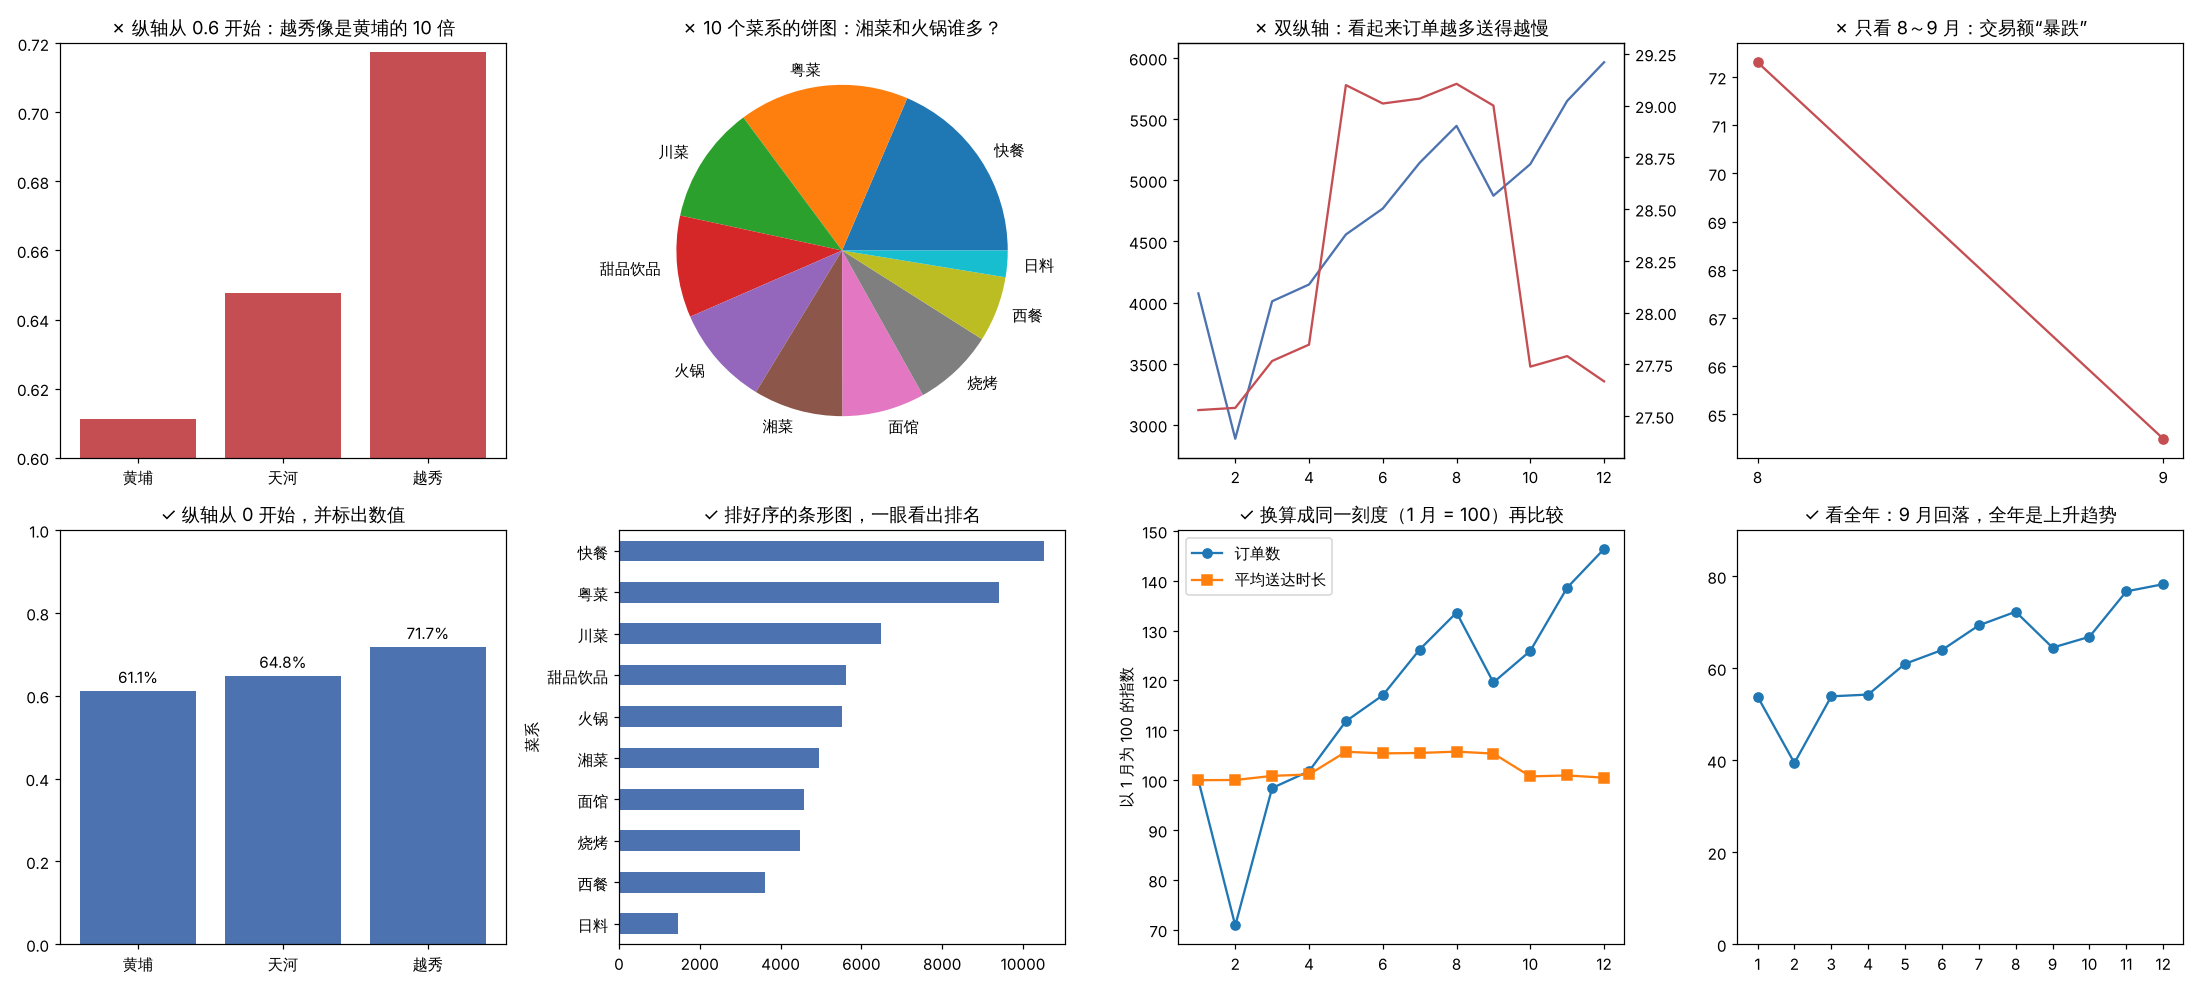

Reproduce this figure in Python.
"""实验 8-1 第 2 部分：4 张误导性图表和改正后的图（上排是误导的，下排是改正的）"""
from pathlib import Path
import pandas as pd
import matplotlib.pyplot as plt

plt.rcParams["font.sans-serif"] = ["SimHei", "Microsoft YaHei", "PingFang SC",
                                   "WenQuanYi Zen Hei", "Noto Sans CJK SC"]
plt.rcParams["axes.unicode_minus"] = False

DATA = Path(__file__).resolve().parents[1] / "data"
orders = pd.read_csv(DATA / "orders.csv", parse_dates=["下单时间"])
shops = pd.read_csv(DATA / "shops.csv")
reviews = pd.read_csv(DATA / "reviews.csv")
df = orders.merge(shops, on="shop_id")
df["月份"] = df["下单时间"].dt.month
rv = reviews.merge(shops, on="shop_id")
rv["好评"] = rv["评分"] >= 4

fig, ax = plt.subplots(2, 4, figsize=(20, 9))

# 问题 1：截断纵轴。三个城区好评率只差几个百分点，纵轴从 0.6 开始就显得差很多
rate = rv.groupby("城区")["好评"].mean().loc[["黄埔", "天河", "越秀"]]
ax[0, 0].bar(rate.index, rate.values, color="#C44E52")
ax[0, 0].set_ylim(0.6, 0.72)
ax[0, 0].set_title("✗ 纵轴从 0.6 开始：越秀像是黄埔的 10 倍")
ax[1, 0].bar(rate.index, rate.values, color="#4C72B0")
ax[1, 0].set_ylim(0, 1)
for i, v in enumerate(rate.values):                 # 柱子上标出数值
    ax[1, 0].text(i, v + 0.02, f"{v:.1%}", ha="center")
ax[1, 0].set_title("✓ 纵轴从 0 开始，并标出数值")

# 问题 2：饼图切成 10 块，相近的扇形根本比不出大小
cnt = df["菜系"].value_counts()
ax[0, 1].pie(cnt.values, labels=cnt.index)
ax[0, 1].set_title("✗ 10 个菜系的饼图：湘菜和火锅谁多？")
cnt.sort_values().plot(kind="barh", ax=ax[1, 1], color="#4C72B0")
ax[1, 1].set_title("✓ 排好序的条形图，一眼看出排名")

# 问题 3：双纵轴。左右两个刻度随意设定，两条线就能“想交叉就交叉”
m = df.groupby("月份").agg(订单数=("order_id", "count"), 平均送达=("送达时长", "mean"))
ax[0, 2].plot(m.index, m["订单数"], color="#4C72B0", label="订单数")
right = ax[0, 2].twinx()                             # 共用横轴，再建一个右纵轴
right.plot(m.index, m["平均送达"], color="#C44E52", label="平均送达时长")
right.set_ylim(27.3, 29.3)                           # 故意把右轴范围设得很窄
ax[0, 2].set_title("✗ 双纵轴：看起来订单越多送得越慢")
ax[1, 2].plot(m.index, m["订单数"] / m["订单数"].iloc[0] * 100, marker="o", label="订单数")
ax[1, 2].plot(m.index, m["平均送达"] / m["平均送达"].iloc[0] * 100, marker="s", label="平均送达时长")
ax[1, 2].set_ylabel("以 1 月为 100 的指数")
ax[1, 2].legend()
ax[1, 2].set_title("✓ 换算成同一刻度（1 月 = 100）再比较")

# 问题 4：只截取对自己有利的一段时间
gmv = df.groupby("月份")["实付金额"].sum() / 10000
ax[0, 3].plot(gmv.loc[8:9].index, gmv.loc[8:9].values, marker="o", color="#C44E52")
ax[0, 3].set_xticks([8, 9])
ax[0, 3].set_title("✗ 只看 8～9 月：交易额“暴跌”")
ax[1, 3].plot(gmv.index, gmv.values, marker="o")
ax[1, 3].set_xticks(range(1, 13))
ax[1, 3].set_ylim(0, gmv.max() * 1.15)
ax[1, 3].set_title("✓ 看全年：9 月回落，全年是上升趋势")

plt.tight_layout()
plt.savefig(Path(__file__).with_name("lab8_1_misleading.png"), dpi=110)
print("三个城区好评率：", rate.round(3).to_dict())
print("订单数与平均送达时长的相关系数：", round(m["订单数"].corr(m["平均送达"]), 2))
print("8 月 → 9 月交易额：", gmv.loc[8].round(1), "→", gmv.loc[9].round(1), "万元，",
      f"下降 {1 - gmv.loc[9] / gmv.loc[8]:.1%}")
